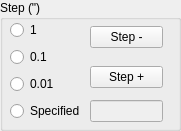
   <widget class="QGroupBox" name="groupBox_26">
    <property name="geometry">
     <rect>
      <x>830</x>
      <y>550</y>
      <width>181</width>
      <height>131</height>
     </rect>
    </property>
    <property name="title">
     <string>Step (&quot;)</string>
    </property>
    <widget class="QWidget" name="layoutWidget_27">
     <property name="geometry">
      <rect>
       <x>10</x>
       <y>20</y>
       <width>153</width>
       <height>102</height>
      </rect>
     </property>
     <layout class="QGridLayout" name="gridLayout_25">
      <item row="0" column="0">
       <widget class="QRadioButton" name="radioButton_alpha2_step1">
        <property name="text">
         <string>1</string>
        </property>
       </widget>
      </item>
      <item row="0" column="1" rowspan="2">
       <widget class="QPushButton" name="pushButton_alpha2_stepM">
        <property name="text">
         <string>Step -</string>
        </property>
       </widget>
      </item>
      <item row="1" column="0" rowspan="2">
       <widget class="QRadioButton" name="radioButton_alpha2_step01">
        <property name="text">
         <string>0.1</string>
        </property>
       </widget>
      </item>
      <item row="2" column="1" rowspan="2">
       <widget class="QPushButton" name="pushButton_alpha2_stepP">
        <property name="text">
         <string>Step +</string>
        </property>
       </widget>
      </item>
      <item row="3" column="0">
       <widget class="QRadioButton" name="radioButton_alpha2_step001">
        <property name="text">
         <string>0.01</string>
        </property>
       </widget>
      </item>
      <item row="4" column="0">
       <widget class="QRadioButton" name="radioButton_alpha2_step_spec">
        <property name="text">
         <string>Specified</string>
        </property>
       </widget>
      </item>
      <item row="4" column="1">
       <widget class="QLineEdit" name="lineEdit_alpha2_step_spec">
        <property name="enabled">
         <bool>false</bool>
        </property>
       </widget>
      </item>
     </layout>
    </widget>
   </widget>
